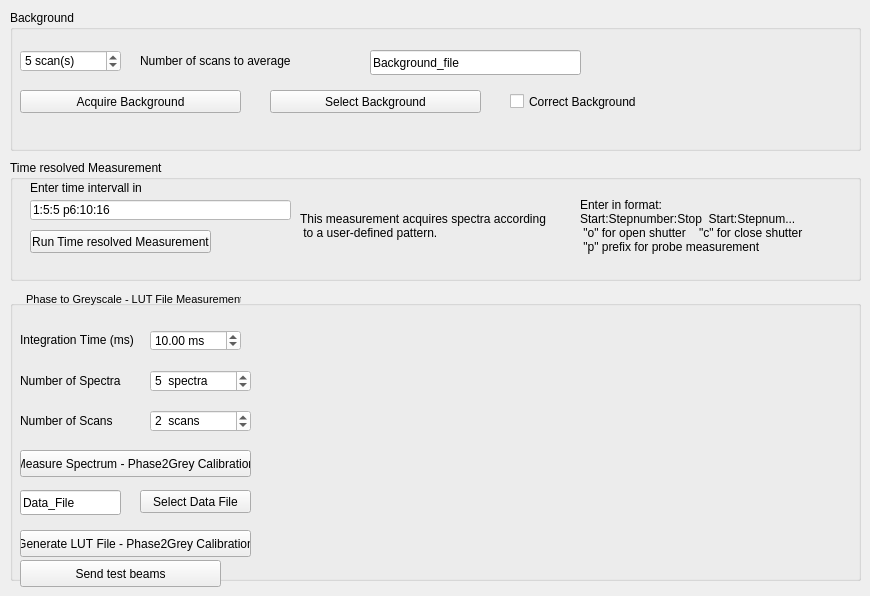
        <widget class="QWidget" name="tab">
         <attribute name="title">
          <string>Utilities</string>
         </attribute>
         <widget class="QGroupBox" name="groupBox_8">
          <property name="geometry">
           <rect>
            <x>10</x>
            <y>10</y>
            <width>851</width>
            <height>141</height>
           </rect>
          </property>
          <property name="title">
           <string>Background </string>
          </property>
          <widget class="QPushButton" name="Acquire_bg_pushButton">
           <property name="geometry">
            <rect>
             <x>10</x>
             <y>80</y>
             <width>221</width>
             <height>23</height>
            </rect>
           </property>
           <property name="text">
            <string>Acquire Background</string>
           </property>
          </widget>
          <widget class="QLabel" name="label_9">
           <property name="geometry">
            <rect>
             <x>130</x>
             <y>30</y>
             <width>221</width>
             <height>41</height>
            </rect>
           </property>
           <property name="text">
            <string>Number of scans to average</string>
           </property>
          </widget>
          <widget class="QSpinBox" name="bg_scans_spinBox">
           <property name="geometry">
            <rect>
             <x>10</x>
             <y>40</y>
             <width>101</width>
             <height>22</height>
            </rect>
           </property>
           <property name="styleSheet">
            <string notr="true">background-color: rgb(255, 255, 255);</string>
           </property>
           <property name="suffix">
            <string> scan(s)</string>
           </property>
           <property name="maximum">
            <number>10000</number>
           </property>
           <property name="value">
            <number>5</number>
           </property>
          </widget>
          <widget class="QLineEdit" name="bg_file_lineEdit">
           <property name="geometry">
            <rect>
             <x>360</x>
             <y>40</y>
             <width>211</width>
             <height>25</height>
            </rect>
           </property>
           <property name="text">
            <string>Background_file</string>
           </property>
          </widget>
          <widget class="QCheckBox" name="bg_checkBox">
           <property name="geometry">
            <rect>
             <x>500</x>
             <y>80</y>
             <width>161</width>
             <height>23</height>
            </rect>
           </property>
           <property name="text">
            <string>Correct Background</string>
           </property>
          </widget>
          <widget class="QPushButton" name="select_bg_pushButton">
           <property name="geometry">
            <rect>
             <x>260</x>
             <y>80</y>
             <width>211</width>
             <height>23</height>
            </rect>
           </property>
           <property name="text">
            <string>Select Background</string>
           </property>
          </widget>
         </widget>
         <widget class="QGroupBox" name="groupBox_6">
          <property name="geometry">
           <rect>
            <x>10</x>
            <y>160</y>
            <width>851</width>
            <height>121</height>
           </rect>
          </property>
          <property name="title">
           <string>Time resolved Measurement</string>
          </property>
          <widget class="QLineEdit" name="kinetic_lineEdit">
           <property name="geometry">
            <rect>
             <x>20</x>
             <y>40</y>
             <width>261</width>
             <height>20</height>
            </rect>
           </property>
           <property name="styleSheet">
            <string notr="true">background-color: rgb(255, 255, 255);</string>
           </property>
           <property name="text">
            <string>1:5:5 p6:10:16</string>
           </property>
          </widget>
          <widget class="QLabel" name="label_19">
           <property name="geometry">
            <rect>
             <x>20</x>
             <y>20</y>
             <width>111</width>
             <height>16</height>
            </rect>
           </property>
           <property name="text">
            <string>Enter time intervall in s</string>
           </property>
          </widget>
          <widget class="QPushButton" name="kinetic_run_pushButton">
           <property name="geometry">
            <rect>
             <x>20</x>
             <y>70</y>
             <width>181</width>
             <height>23</height>
            </rect>
           </property>
           <property name="text">
            <string>Run Time resolved Measurement</string>
           </property>
          </widget>
          <widget class="QLabel" name="label_20">
           <property name="geometry">
            <rect>
             <x>570</x>
             <y>30</y>
             <width>251</width>
             <height>71</height>
            </rect>
           </property>
           <property name="text">
            <string>Enter in format: 
Start:Stepnumber:Stop  Start:Stepnum... 
 &quot;o&quot; for open shutter    &quot;c&quot; for close shutter 
 &quot;p&quot; prefix for probe measurement</string>
           </property>
          </widget>
          <widget class="QLabel" name="label_21">
           <property name="geometry">
            <rect>
             <x>290</x>
             <y>30</y>
             <width>271</width>
             <height>71</height>
            </rect>
           </property>
           <property name="text">
            <string>This measurement acquires spectra according  
 to a user-defined pattern. </string>
           </property>
          </widget>
         </widget>
         <widget class="QGroupBox" name="LUT_calibration_groupbox">
          <property name="geometry">
           <rect>
            <x>10</x>
            <y>300</y>
            <width>851</width>
            <height>281</height>
           </rect>
          </property>
          <property name="font">
           <font>
            <weight>50</weight>
            <bold>false</bold>
            <underline>false</underline>
            <kerning>false</kerning>
           </font>
          </property>
          <property name="title">
           <string/>
          </property>
          <property name="checkable">
           <bool>false</bool>
          </property>
          <property name="checked">
           <bool>false</bool>
          </property>
          <widget class="QLabel" name="LUT_calib_label_int_time">
           <property name="geometry">
            <rect>
             <x>10</x>
             <y>30</y>
             <width>131</width>
             <height>19</height>
            </rect>
           </property>
           <property name="text">
            <string>Integration Time (ms)</string>
           </property>
          </widget>
          <widget class="PlotWidget" name="LUT_calib_plot_layout" native="true">
           <property name="enabled">
            <bool>true</bool>
           </property>
           <property name="geometry">
            <rect>
             <x>280</x>
             <y>10</y>
             <width>551</width>
             <height>251</height>
            </rect>
           </property>
          </widget>
          <widget class="QPushButton" name="measure_LUT_calib">
           <property name="geometry">
            <rect>
             <x>10</x>
             <y>150</y>
             <width>231</width>
             <height>27</height>
            </rect>
           </property>
           <property name="text">
            <string>Measure Spectrum - Phase2Grey Calibration</string>
           </property>
          </widget>
          <widget class="QDoubleSpinBox" name="LUT_int_time_doubleSpinBox">
           <property name="geometry">
            <rect>
             <x>140</x>
             <y>30</y>
             <width>91</width>
             <height>21</height>
            </rect>
           </property>
           <property name="styleSheet">
            <string notr="true">background-color: rgb(255, 255, 255);</string>
           </property>
           <property name="suffix">
            <string> ms</string>
           </property>
           <property name="maximum">
            <double>10000.000000000000000</double>
           </property>
           <property name="value">
            <double>10.000000000000000</double>
           </property>
          </widget>
          <widget class="QLabel" name="LUT_calib_label_num_spectra">
           <property name="geometry">
            <rect>
             <x>10</x>
             <y>70</y>
             <width>111</width>
             <height>21</height>
            </rect>
           </property>
           <property name="text">
            <string>Number of Spectra</string>
           </property>
          </widget>
          <widget class="QSpinBox" name="LUT_calib_spectra_avg_spinBox">
           <property name="geometry">
            <rect>
             <x>140</x>
             <y>70</y>
             <width>101</width>
             <height>22</height>
            </rect>
           </property>
           <property name="styleSheet">
            <string notr="true">background-color: rgb(255, 255, 255);</string>
           </property>
           <property name="suffix">
            <string>  spectra</string>
           </property>
           <property name="maximum">
            <number>10000</number>
           </property>
           <property name="value">
            <number>5</number>
           </property>
          </widget>
          <widget class="QLabel" name="LUT_calib_scans_number_spectra">
           <property name="geometry">
            <rect>
             <x>10</x>
             <y>110</y>
             <width>111</width>
             <height>21</height>
            </rect>
           </property>
           <property name="text">
            <string>Number of Scans</string>
           </property>
          </widget>
          <widget class="QSpinBox" name="LUT_calib_scans_number_spinBox">
           <property name="geometry">
            <rect>
             <x>140</x>
             <y>110</y>
             <width>101</width>
             <height>22</height>
            </rect>
           </property>
           <property name="toolTipDuration">
            <number>-2</number>
           </property>
           <property name="styleSheet">
            <string notr="true">background-color: rgb(255, 255, 255);</string>
           </property>
           <property name="suffix">
            <string>  scans</string>
           </property>
           <property name="maximum">
            <number>10000</number>
           </property>
           <property name="value">
            <number>2</number>
           </property>
          </widget>
          <widget class="QLineEdit" name="LUT_Data_file_lineEdit">
           <property name="geometry">
            <rect>
             <x>10</x>
             <y>190</y>
             <width>101</width>
             <height>25</height>
            </rect>
           </property>
           <property name="text">
            <string>Data_File</string>
           </property>
          </widget>
          <widget class="QPushButton" name="generate_LUT_calib">
           <property name="geometry">
            <rect>
             <x>10</x>
             <y>230</y>
             <width>231</width>
             <height>27</height>
            </rect>
           </property>
           <property name="text">
            <string>Generate LUT File - Phase2Grey Calibration</string>
           </property>
          </widget>
          <widget class="QPushButton" name="select_LUT_Data_file_pushButton">
           <property name="geometry">
            <rect>
             <x>130</x>
             <y>190</y>
             <width>111</width>
             <height>23</height>
            </rect>
           </property>
           <property name="text">
            <string>Select Data File</string>
           </property>
          </widget>
         </widget>
         <widget class="QLabel" name="label_vertical_calibration_box_2">
          <property name="geometry">
           <rect>
            <x>20</x>
            <y>290</y>
            <width>221</width>
            <height>19</height>
           </rect>
          </property>
          <property name="font">
           <font>
            <pointsize>8</pointsize>
           </font>
          </property>
          <property name="text">
           <string>  Phase to Greyscale - LUT File Measurement</string>
          </property>
         </widget>
         <widget class="QPushButton" name="send_test_beams">
          <property name="geometry">
           <rect>
            <x>20</x>
            <y>560</y>
            <width>201</width>
            <height>27</height>
           </rect>
          </property>
          <property name="text">
           <string>Send test beams</string>
          </property>
         </widget>
        </widget>
